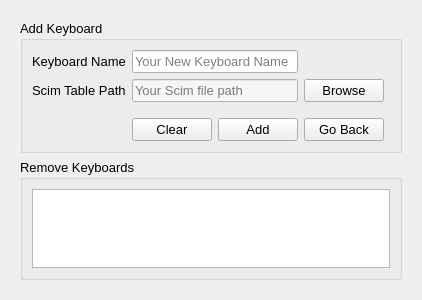
<?xml version="1.0" encoding="UTF-8"?>
<ui version="4.0">
 <class>Dialog</class>
 <widget class="QDialog" name="Dialog">
  <property name="geometry">
   <rect>
    <x>0</x>
    <y>0</y>
    <width>404</width>
    <height>300</height>
   </rect>
  </property>
  <property name="windowTitle">
   <string>Dialog</string>
  </property>
  <layout class="QVBoxLayout" name="verticalLayout_3">
   <item>
    <widget class="QStackedWidget" name="stackedWidget">
     <property name="currentIndex">
      <number>1</number>
     </property>
     <widget class="QWidget" name="page">
      <layout class="QHBoxLayout" name="horizontalLayout_7">
       <item>
        <layout class="QVBoxLayout" name="verticalLayout">
         <item>
          <widget class="QGroupBox" name="groupBox">
           <property name="font">
            <font>
             <pointsize>10</pointsize>
            </font>
           </property>
           <property name="title">
            <string>Keyboards</string>
           </property>
           <layout class="QHBoxLayout" name="horizontalLayout_3">
            <item>
             <widget class="QLabel" name="label">
              <property name="text">
               <string>Keyboard :</string>
              </property>
             </widget>
            </item>
            <item>
             <widget class="QComboBox" name="keyboard_cbox"/>
            </item>
            <item>
             <spacer name="horizontalSpacer">
              <property name="orientation">
               <enum>Qt::Horizontal</enum>
              </property>
              <property name="sizeType">
               <enum>QSizePolicy::Fixed</enum>
              </property>
              <property name="sizeHint" stdset="0">
               <size>
                <width>40</width>
                <height>20</height>
               </size>
              </property>
             </spacer>
            </item>
            <item>
             <widget class="QPushButton" name="add_new_button">
              <property name="minimumSize">
               <size>
                <width>0</width>
                <height>30</height>
               </size>
              </property>
              <property name="text">
               <string>Add New</string>
              </property>
              <property name="icon">
               <iconset resource="../resources/ekalappai.qrc">
                <normaloff>:/icon/add_file_icon</normaloff>
                <normalon>:/icon/add_file_icon</normalon>:/icon/add_file_icon</iconset>
              </property>
             </widget>
            </item>
            <item>
             <spacer name="horizontalSpacer_3">
              <property name="orientation">
               <enum>Qt::Horizontal</enum>
              </property>
              <property name="sizeHint" stdset="0">
               <size>
                <width>40</width>
                <height>20</height>
               </size>
              </property>
             </spacer>
            </item>
           </layout>
          </widget>
         </item>
         <item>
          <spacer name="verticalSpacer">
           <property name="orientation">
            <enum>Qt::Vertical</enum>
           </property>
           <property name="sizeType">
            <enum>QSizePolicy::Fixed</enum>
           </property>
           <property name="sizeHint" stdset="0">
            <size>
             <width>17</width>
             <height>13</height>
            </size>
           </property>
          </spacer>
         </item>
         <item>
          <widget class="QGroupBox" name="groupBox_2">
           <property name="font">
            <font>
             <pointsize>10</pointsize>
            </font>
           </property>
           <property name="title">
            <string>Shortcut Settings</string>
           </property>
           <layout class="QHBoxLayout" name="horizontalLayout">
            <item>
             <widget class="QLabel" name="label_2">
              <property name="text">
               <string>Modifier Key</string>
              </property>
             </widget>
            </item>
            <item>
             <widget class="QComboBox" name="modifier_cbox"/>
            </item>
            <item>
             <widget class="QLabel" name="label_3">
              <property name="text">
               <string>Shortcut Key</string>
              </property>
             </widget>
            </item>
            <item>
             <widget class="QComboBox" name="shortcut_key_cbox"/>
            </item>
            <item>
             <spacer name="horizontalSpacer_2">
              <property name="orientation">
               <enum>Qt::Horizontal</enum>
              </property>
              <property name="sizeHint" stdset="0">
               <size>
                <width>40</width>
                <height>20</height>
               </size>
              </property>
             </spacer>
            </item>
           </layout>
          </widget>
         </item>
         <item>
          <spacer name="verticalSpacer_2">
           <property name="orientation">
            <enum>Qt::Vertical</enum>
           </property>
           <property name="sizeType">
            <enum>QSizePolicy::Fixed</enum>
           </property>
           <property name="sizeHint" stdset="0">
            <size>
             <width>17</width>
             <height>13</height>
            </size>
           </property>
          </spacer>
         </item>
         <item>
          <widget class="QGroupBox" name="groupBox_3">
           <property name="font">
            <font>
             <pointsize>10</pointsize>
            </font>
           </property>
           <property name="title">
            <string>Other Settings</string>
           </property>
           <layout class="QHBoxLayout" name="horizontalLayout_2">
            <item>
             <widget class="QCheckBox" name="start_windows_check">
              <property name="text">
               <string>Start eKalappai whenever Windows starts</string>
              </property>
             </widget>
            </item>
           </layout>
          </widget>
         </item>
        </layout>
       </item>
      </layout>
     </widget>
     <widget class="QWidget" name="page_2">
      <layout class="QVBoxLayout" name="verticalLayout_4">
       <item>
        <widget class="QGroupBox" name="groupBox_4">
         <property name="font">
          <font>
           <pointsize>10</pointsize>
          </font>
         </property>
         <property name="title">
          <string>Add Keyboard</string>
         </property>
         <layout class="QGridLayout" name="gridLayout">
          <item row="2" column="1">
           <spacer name="verticalSpacer_3">
            <property name="orientation">
             <enum>Qt::Vertical</enum>
            </property>
            <property name="sizeType">
             <enum>QSizePolicy::Fixed</enum>
            </property>
            <property name="sizeHint" stdset="0">
             <size>
              <width>20</width>
              <height>10</height>
             </size>
            </property>
           </spacer>
          </item>
          <item row="3" column="4">
           <widget class="QPushButton" name="back_button">
            <property name="text">
             <string>Go Back</string>
            </property>
            <property name="icon">
             <iconset>
              <normalon>:/icon/settings_icon</normalon>
             </iconset>
            </property>
           </widget>
          </item>
          <item row="0" column="1">
           <widget class="QLabel" name="label_4">
            <property name="text">
             <string>Keyboard Name</string>
            </property>
           </widget>
          </item>
          <item row="0" column="2" colspan="2">
           <widget class="QLineEdit" name="name_tview">
            <property name="placeholderText">
             <string>Your New Keyboard Name</string>
            </property>
           </widget>
          </item>
          <item row="0" column="4" colspan="2">
           <spacer name="horizontalSpacer_5">
            <property name="orientation">
             <enum>Qt::Horizontal</enum>
            </property>
            <property name="sizeHint" stdset="0">
             <size>
              <width>78</width>
              <height>20</height>
             </size>
            </property>
           </spacer>
          </item>
          <item row="1" column="5">
           <spacer name="horizontalSpacer_4">
            <property name="orientation">
             <enum>Qt::Horizontal</enum>
            </property>
            <property name="sizeHint" stdset="0">
             <size>
              <width>25</width>
              <height>20</height>
             </size>
            </property>
           </spacer>
          </item>
          <item row="1" column="4">
           <widget class="QPushButton" name="browse_button">
            <property name="text">
             <string>Browse</string>
            </property>
            <property name="icon">
             <iconset>
              <normalon>:/icon/browse_icon</normalon>
             </iconset>
            </property>
           </widget>
          </item>
          <item row="1" column="1">
           <widget class="QLabel" name="label_5">
            <property name="text">
             <string>Scim Table Path</string>
            </property>
           </widget>
          </item>
          <item row="3" column="2">
           <widget class="QPushButton" name="clear_button">
            <property name="text">
             <string>Clear</string>
            </property>
            <property name="icon">
             <iconset>
              <normalon>:/icon/clear_icon</normalon>
             </iconset>
            </property>
           </widget>
          </item>
          <item row="3" column="3">
           <widget class="QPushButton" name="add_button">
            <property name="text">
             <string>Add</string>
            </property>
            <property name="icon">
             <iconset>
              <normalon>:/icon/add_file_icon</normalon>
             </iconset>
            </property>
           </widget>
          </item>
          <item row="1" column="2" colspan="2">
           <widget class="QLineEdit" name="file_path_tview">
            <property name="styleSheet">
             <string notr="true">background-color : #F6F6F6;</string>
            </property>
            <property name="readOnly">
             <bool>true</bool>
            </property>
            <property name="placeholderText">
             <string>Your Scim file path</string>
            </property>
           </widget>
          </item>
          <item row="0" column="0">
           <spacer name="horizontalSpacer_8">
            <property name="orientation">
             <enum>Qt::Horizontal</enum>
            </property>
            <property name="sizeHint" stdset="0">
             <size>
              <width>40</width>
              <height>20</height>
             </size>
            </property>
           </spacer>
          </item>
         </layout>
        </widget>
       </item>
       <item>
        <widget class="QGroupBox" name="groupBox_5">
         <property name="font">
          <font>
           <pointsize>10</pointsize>
          </font>
         </property>
         <property name="title">
          <string>Remove Keyboards</string>
         </property>
         <layout class="QHBoxLayout" name="horizontalLayout_4">
          <item>
           <widget class="QTableWidget" name="keyboard_table"/>
          </item>
         </layout>
        </widget>
       </item>
      </layout>
     </widget>
    </widget>
   </item>
  </layout>
 </widget>
 <resources>
  <include location="../resources/ekalappai.qrc"/>
 </resources>
 <connections/>
</ui>
